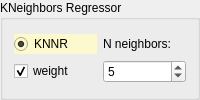
        <widget class="QGroupBox" name="groupBox_2">
         <property name="styleSheet">
          <string notr="true"/>
         </property>
         <property name="title">
          <string>KNeighbors Regressor</string>
         </property>
         <layout class="QGridLayout" name="gridLayout_21">
          <item row="0" column="0">
           <layout class="QGridLayout" name="gridLayout_2">
            <item row="0" column="0">
             <widget class="QRadioButton" name="radioButton_knn">
              <property name="toolTip">
               <string>K-Nearest Neighbors Regressor</string>
              </property>
              <property name="styleSheet">
               <string notr="true">background-color: rgb(252, 249, 206);</string>
              </property>
              <property name="text">
               <string>KNNR</string>
              </property>
              <property name="checked">
               <bool>true</bool>
              </property>
              <attribute name="buttonGroup">
               <string notr="true">buttonGroup</string>
              </attribute>
             </widget>
            </item>
            <item row="0" column="1">
             <widget class="QLabel" name="label_39">
              <property name="text">
               <string>N neighbors:</string>
              </property>
             </widget>
            </item>
            <item row="1" column="0">
             <widget class="QCheckBox" name="checkBox_knn_weights">
              <property name="layoutDirection">
               <enum>Qt::LeftToRight</enum>
              </property>
              <property name="autoFillBackground">
               <bool>false</bool>
              </property>
              <property name="text">
               <string>weight</string>
              </property>
              <property name="checked">
               <bool>true</bool>
              </property>
             </widget>
            </item>
            <item row="1" column="1">
             <widget class="QSpinBox" name="spinBox_neighbors">
              <property name="minimum">
               <number>1</number>
              </property>
              <property name="maximum">
               <number>1000</number>
              </property>
              <property name="value">
               <number>5</number>
              </property>
             </widget>
            </item>
           </layout>
          </item>
         </layout>
        </widget>
